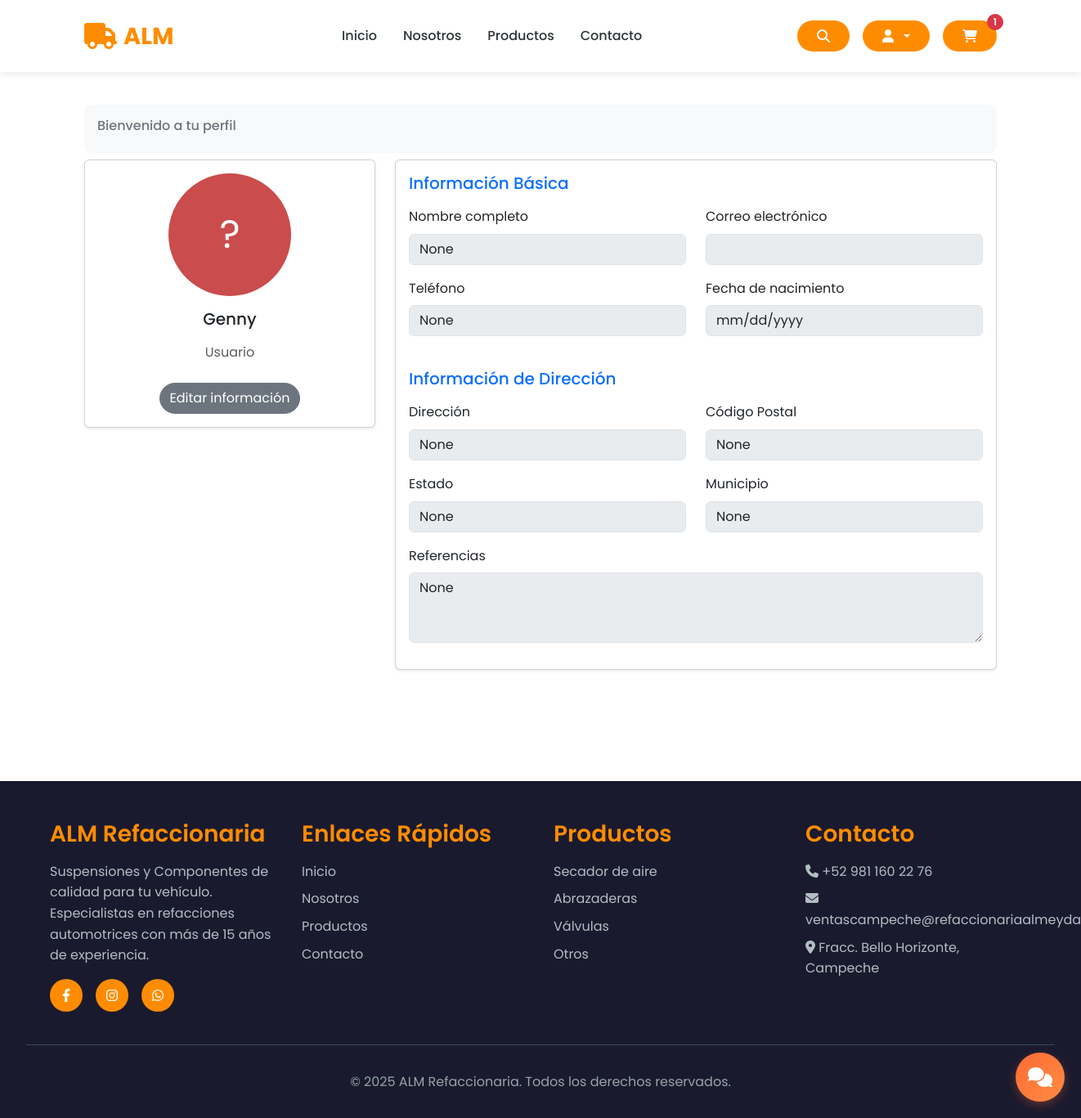
Page /profile/ (signed in) on the committed database.
### store/models.py (models this page shows, shortened)
class Customer(models.Model):
    user = models.OneToOneField(User, null=True, blank=True, on_delete=models.CASCADE)
    name = models.CharField(max_length=200, null=True, blank=True)
    email = models.EmailField(max_length=200)
    phone_number = models.CharField(max_length=20, blank=True, null=True)
    address = models.CharField(max_length=250, blank=True, null=True)
    referencias = models.CharField(max_length=250, blank=True, null=True)
    date_of_birth = models.DateField(null=True, blank=True)
    zip_code = models.CharField(max_length=10, null=True, blank=True)
    state = models.CharField(
        max_length=3,
        choices=MEXICAN_STATES,
        blank=True,
        null=True
    )
    municipality = models.CharField(max_length=100, blank=True, null=True)

### store/views.py (the view)
# urls.py: path('profile/', views.profile, name='profile'),
@login_required
def profile(request):
    data = cartData(request)
    user = request.user
    cartItems = data['cartItems']
    try:
        customer = user.customer  # Usa la relación OneToOne
    except Customer.DoesNotExist:
        customer = None  # Por si el usuario es admin u otro sin Customer asociado
    return render(request, 'store/perfil.html', {
        'user': user,
        'customer': customer,
        'cartItems': cartItems
    })

### store/models.py (called while the page is built)
    @property
    def get_cart_items(self):
        return sum(item.quantity for item in self.orderitem_set.all())

### store/utils.py (called while the page is built)
def cartData(request):
    if request.user.is_authenticated:
        try:
            customer = request.user.customer
            order, created = Order.objects.get_or_create(customer=customer, complete=False)
            items = order.orderitem_set.all()
            cartItems = order.get_cart_items
        except Customer.DoesNotExist:
            items = []
            order = {'get_cart_total': 0, 'get_cart_items': 0, 'shipping': False}
            cartItems = 0
    else:
        items = []
        order = {'get_cart_total': 0, 'get_cart_items': 0, 'shipping': False}
        cartItems = 0
    return {'cartItems': cartItems, 'order': order, 'items': items}

### store/templates/store/perfil.html (shortened to what this page needs)
{% extends 'store/main.html' %}
{% load static %}
{% block content %}
<section>
  <div class="container py-5">
    <div class="row">
      <div class="col">
        <nav aria-label="breadcrumb" class="bg-light rounded-3 p-3 mb-2">
          <h6 class="text-secondary">Bienvenido a tu perfil</h6>
        </nav>
      </div>
    </div>
    <div class="row">
      <div class="col-lg-4">
        <div class="card mb-4 shadow-sm">
          <div class="card-body text-center">
            <div class="rounded-circle text-white d-flex align-items-center justify-content-center mx-auto" style="width: 150px; height: 150px; font-size: 3rem; background-color: #CB4C4C;">
              {% if customer.name %}
              {{ customer.name|first|upper }}
              {% else %}
                  ?
              {% endif %}
            </div>
            <h5 class="my-3">{{ user.username }} </h5>
            <p class="text-muted mb-1">Usuario</p>
            <div class="text-center mt-4">
                <a href="{% url 'edit_profile' %}" class="btn btn-secondary rounded-pill">Editar información</a>
            </div>
          </div>
        </div>
      </div>
      <div class="col-lg-8">
        <div class="card mb-4 shadow-sm">
          <div class="card-body">
            <form>
              <h5 class="text-primary mb-3">Información Básica</h5>
              <div class="row">
                <div class="col-md-6 mb-3">
                  <label for="name" class="form-label">Nombre completo</label>
                  <input type="text" class="form-control" id="name" value="{{ customer.name }}" disabled>
                </div>
                <div class="col-md-6 mb-3">
                  <label for="email" class="form-label">Correo electrónico</label>
                  <input type="email" class="form-control" id="email" value="{{ customer.email }}" disabled>
                </div>
              </div>
              <div class="row">
                <div class="col-md-6 mb-3">
                  <label for="phone" class="form-label">Teléfono</label>
                  <input type="text" class="form-control" id="phone" value="{{ customer.phone_number }}" disabled>
                </div>
                <div class="col-md-6 mb-3">
                  <label for="dob" class="form-label">Fecha de nacimiento</label>
                  <input type="date" class="form-control" id="dob" value="{{ customer.date_of_birth|date:'Y-m-d' }}" disabled>
                </div>
              </div>
              <h5 class="text-primary mt-4 mb-3">Información de Dirección</h5>
              <div class="row">
                <div class="col-md-6 mb-3">
                  <label for="address" class="form-label">Dirección</label>
                  <input type="text" class="form-control" id="address" value="{{ customer.address }}" disabled>
                </div>
                <div class="col-md-6 mb-3">
                  <label for="zip" class="form-label">Código Postal</label>
                  <input type="text" class="form-control" id="zip" value="{{ customer.zip_code }}" disabled>
                </div>
                <div class="col-md-6 mb-3">
                  <label for="zip" class="form-label">Estado</label>
                  <input type="text" class="form-control" id="state" value="{{ customer.state }}" disabled>
                </div>
                <div class="col-md-6 mb-3">
                  <label for="zip" class="form-label">Municipio</label>
                  <input type="text" class="form-control" id="municipality" value="{{ customer.municipality }}" disabled>
                </div>
              </div>
              <div class="row">
                <div class="col-md-12 mb-3">
                  <label for="references" class="form-label">Referencias</label>
                  <textarea class="form-control" id="references" rows="3" disabled>{{ customer.referencias }}</textarea>
                </div>
              </div>
            </form>
          </div>
        </div>
      </div>
    </div>
  </div>
</section>
{% endblock content %}

### store/templates/store/base.html (style rules this page uses)
* { margin: 0; padding: 0; box-sizing: border-box; }
:root { --primary-color: #FF8C00; --secondary-color: #1a1a2e; --accent-color: #FFA500; --text-dark: #2d3436; --text-light: #636e72; --white: #ffffff; --light-bg: #f8f9fa; }
body { font-family: 'Poppins', sans-serif; line-height: 1.6; color: var(--text-dark); background-color: var(--white); }
* { transition: background-color 0.3s ease, color 0.3s ease, border-color 0.3s ease; }

### rows in the picture
Customer: name "None", phone_number "None", address "None", zip_code "None", state "None", municipality "None", referencias "None"

### other values in the picture
{{ cartItems }} "1"
{{ user.username }} "Genny"
